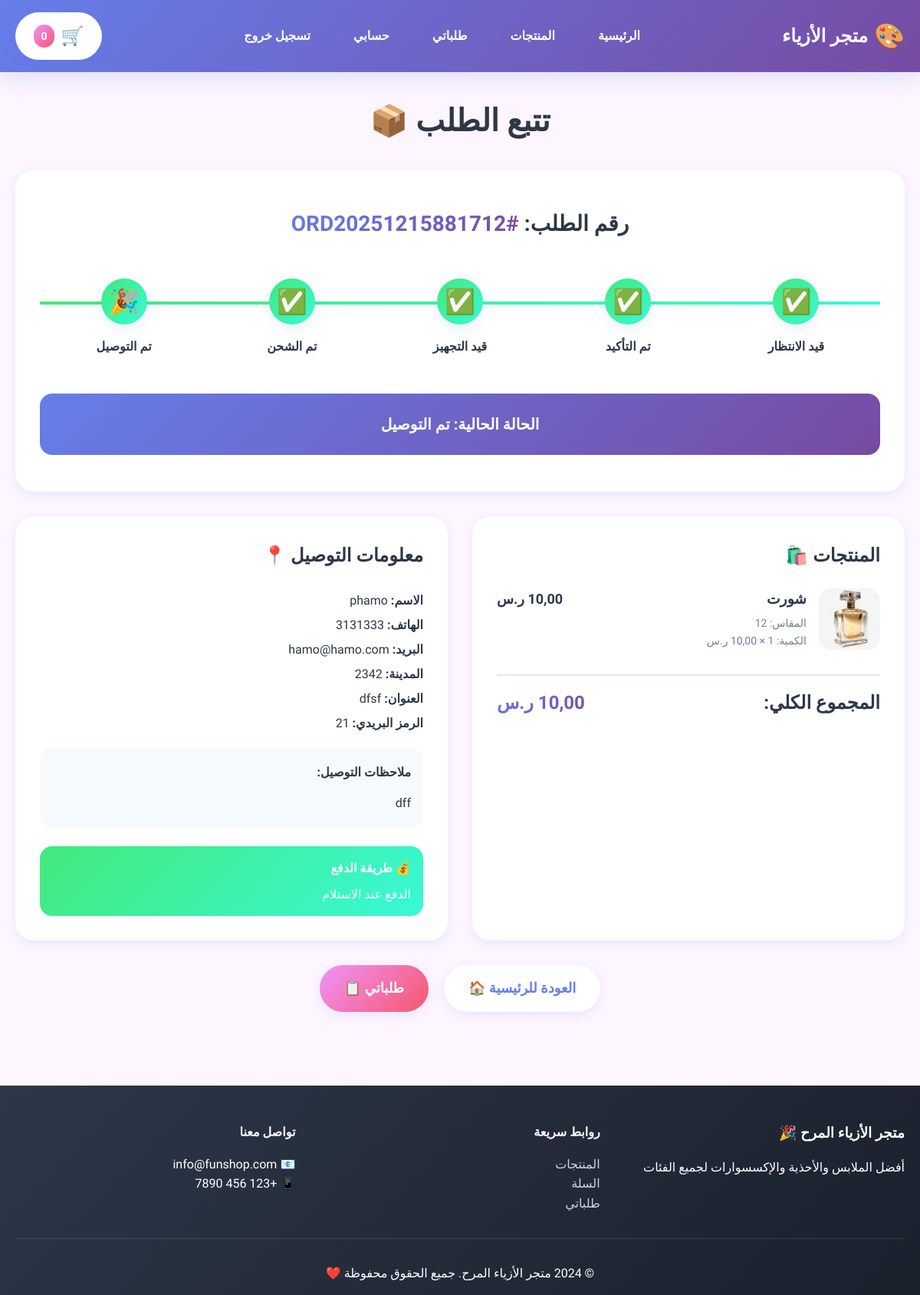
The app's page /orders/order/ORD20251215881712/ (signed in), older data.
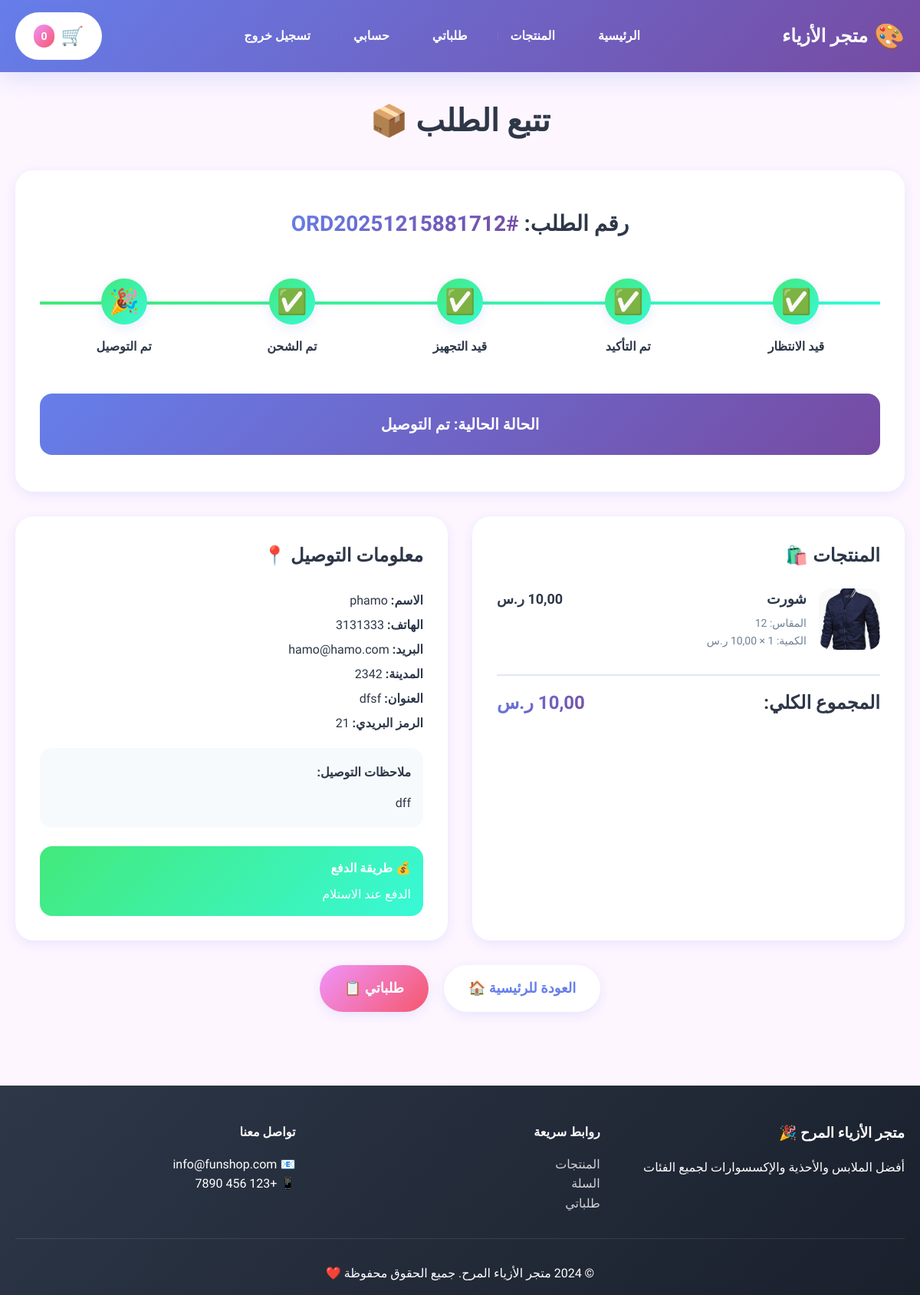
The same page, newer data.
### orders/models.py (models this page shows, shortened)
class OrderItem(models.Model):
    order = models.ForeignKey(Order, on_delete=models.CASCADE, related_name='items', verbose_name='الطلب')
    product = models.ForeignKey(Product, on_delete=models.CASCADE, verbose_name='المنتج')
    quantity = models.PositiveIntegerField(default=1, verbose_name='الكمية')
    size = models.CharField(max_length=10, blank=True, verbose_name='المقاس')
    price = models.DecimalField(max_digits=10, decimal_places=2, verbose_name='السعر')
    created_at = models.DateTimeField(auto_now_add=True)
    class Meta:
        verbose_name = 'عنصر في الطلب'
        verbose_name_plural = 'عناصر الطلبات'
    @property
    def subtotal(self):
        if self.price is None:
            return 0
        return self.price * self.quantity

### shop/models.py (models this page shows, shortened)
class Product(models.Model):
    SIZE_CHOICES = [
        ('XS', 'XS'),
        ('S', 'S'),
        ('M', 'M'),
        ('L', 'L'),
        ('XL', 'XL'),
        ('XXL', 'XXL'),
        ('36', '36'),
        ('37', '37'),
        ('38', '38'),
        ('39', '39'),
        ('40', '40'),
        ('41', '41'),
        ('42', '42'),
        ('43', '43'),
        ('44', '44'),
        ('45', '45'),
    ]
    category = models.ForeignKey(Category, on_delete=models.CASCADE, related_name='products', verbose_name='الفئة')
    name = models.CharField(max_length=200, verbose_name='الاسم')
    slug = models.SlugField(unique=True, verbose_name='الرابط')
    description = models.TextField(verbose_name='الوصف')
    price = models.DecimalField(max_digits=10, decimal_places=2, verbose_name='السعر')
    discount_price = models.DecimalField(max_digits=10, decimal_places=2, null=True, blank=True, verbose_name='سعر الخصم')
    image = models.ImageField(upload_to='products/', verbose_name='الصورة الرئيسية')
    stock = models.PositiveIntegerField(default=0, verbose_name='المخزون')
    available_sizes = models.CharField(max_length=200, blank=True, verbose_name='المقاسات المتاحة')
    is_active = models.BooleanField(default=True, verbose_name='نشط')
    is_featured = models.BooleanField(default=False, verbose_name='مميز')
    created_at = models.DateTimeField(auto_now_add=True)
    updated_at = models.DateTimeField(auto_now=True)
    class Meta:
        verbose_name = 'منتج'
        verbose_name_plural = 'المنتجات'
        ordering = ['-created_at']

### orders/views.py (the view)
# urls.py: path('order/<str:order_number>/', views.order_detail, name='order_detail'),
def order_detail(request, order_number):
    order = get_object_or_404(Order, order_number=order_number)
    if order.user and request.user != order.user:
        messages.error(request, 'ليس لديك صلاحية لعرض هذا الطلب')
        return redirect('shop:home')
    context = {
        'order': order,
    }
    return render(request, 'orders/order_detail.html', context)

### orders/models.py (called while the page is built)
    @property
    def status_display(self):
        return dict(self.STATUS_CHOICES).get(self.status, self.status)

    @property
    def status_step(self):
        steps = {
            'pending': 1,
            'confirmed': 2,
            'processing': 3,
            'shipped': 4,
            'delivered': 5,
            'cancelled': 0,
        }
        return steps.get(self.status, 0)

### templates/orders/order_detail.html (shortened to what the changed rows need)
{% extends 'base.html' %}
{% block content %}
<div class="container">
    <h1 style="text-align: center; font-size: 2.5rem; margin-bottom: 2rem; font-weight: 900;">
        تتبع الطلب 📦
    </h1>
    <div
        style="background: white; padding: 3rem 2rem; border-radius: var(--radius-lg); box-shadow: var(--shadow-md); margin-bottom: 2rem;">
        <h2 style="text-align: center; font-size: 1.75rem; font-weight: 700; margin-bottom: 2rem;">
            رقم الطلب: <span
                style="background: var(--primary); -webkit-background-clip: text; -webkit-text-fill-color: transparent; background-clip: text;">
                #{{ order.order_number }}
            </span>
        </h2>
    </div>
    <div style="display: grid; grid-template-columns: 1fr 1fr; gap: 2rem;">
        <div style="background: white; padding: 2rem; border-radius: var(--radius-lg); box-shadow: var(--shadow-md);">
            <h2 style="font-size: 1.5rem; font-weight: 700; margin-bottom: 1.5rem;">
                المنتجات 🛍️
            </h2>
            {% for item in order.items.all %}
            <div
                style="display: flex; gap: 1rem; margin-bottom: 1rem; padding-bottom: 1rem; {% if not forloop.last %}border-bottom: 1px solid #e2e8f0;{% endif %}">
                <img src="{{ item.product.image.url }}" alt="{{ item.product.name }}"
                    style="width: 80px; height: 80px; object-fit: cover; border-radius: var(--radius-md);">
                <div style="flex: 1;">
                    <h3 style="font-weight: 700; margin-bottom: 0.25rem;">{{ item.product.name }}</h3>
                    {% if item.size %}
                    <p style="color: var(--text-secondary); font-size: 0.875rem;">المقاس: {{ item.size }}</p>
                    {% endif %}
                    <p style="color: var(--text-secondary); font-size: 0.875rem;">
                        الكمية: {{ item.quantity }} × {{ item.price }} ر.س
                    </p>
                </div>
                <p style="font-weight: 700; font-size: 1.125rem;">{{ item.subtotal }} ر.س</p>
            </div>
            {% endfor %}
        </div>
        <div style="background: white; padding: 2rem; border-radius: var(--radius-lg); box-shadow: var(--shadow-md);">
            <h2 style="font-size: 1.5rem; font-weight: 700; margin-bottom: 1.5rem;">
                معلومات التوصيل 📍
            </h2>
        </div>
    </div>
</div>
{% endblock %}

Row changes from the older to the newer data that the page shows:
changed through a linked row, OrderItem "شورت": product.image: a different picture
